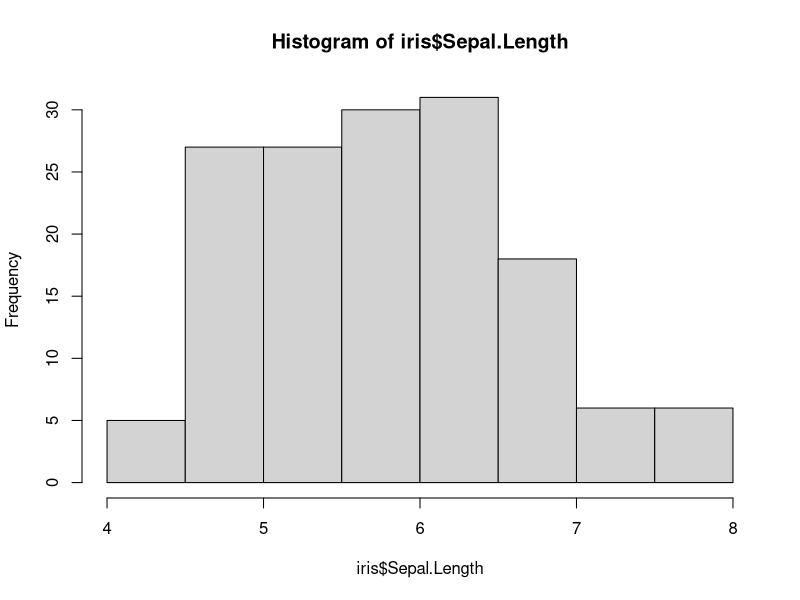
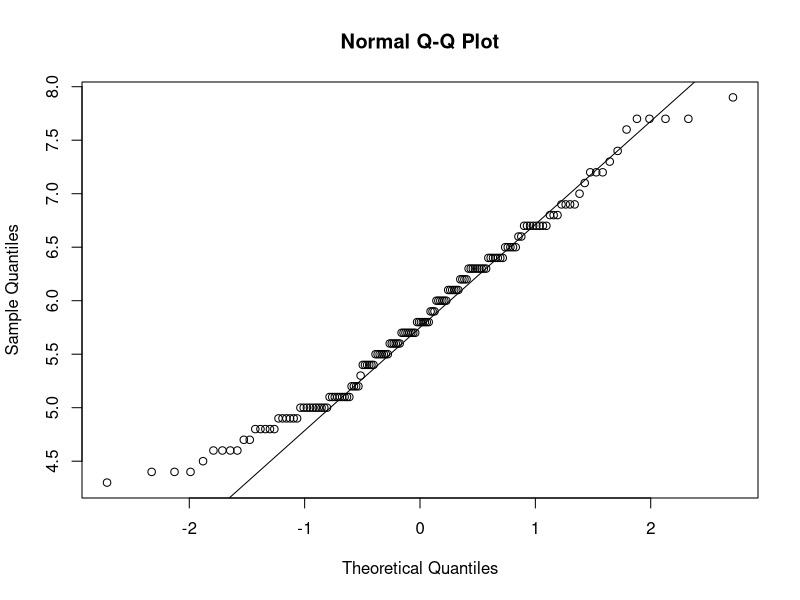
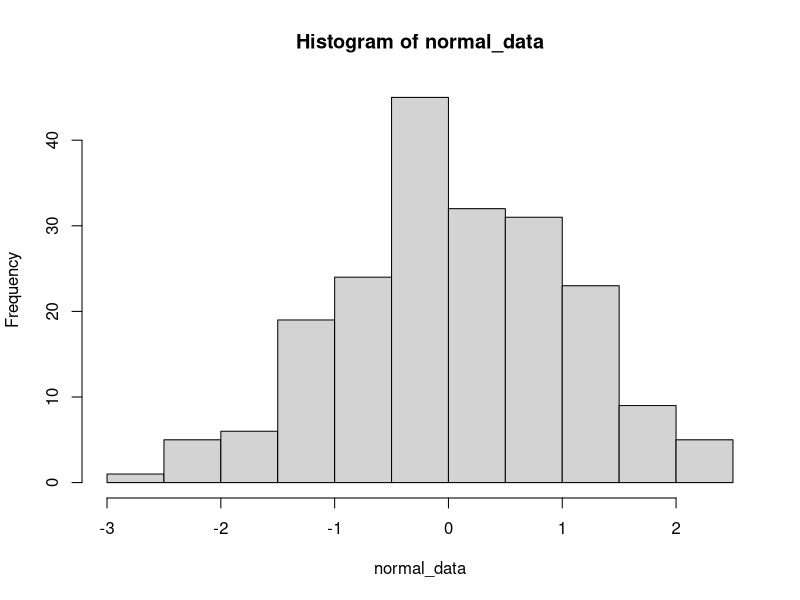
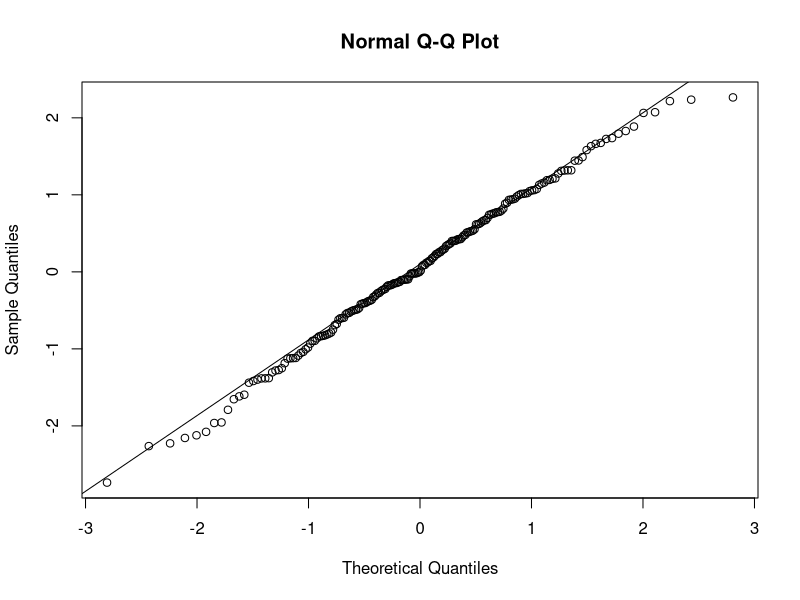

These charts were generated, in order, by the following R code:
#DESCRIPTIVE STATISTICS



#descriptive statistics has two elements- central tendency & measures of dispersion 
data(iris)
View(iris)

#central tendency
mean(iris$Petal.Length)
median(iris$Petal.Length)

#measures of dispersion
range(iris$Petal.Length) #range= Max-Min.
IQR(iris$Petal.Length) #inter-quartile range=3rd Quartile-1st Quartile
sd(iris$Petal.Length) #standard deviation
var(iris$Petal.Length) #variance

#summary command under base R package
summary(iris$Petal.Length) #Mean,Median,1stQuartile,3rdQuartile,Max.,Min.

#normality of data
hist(iris$Sepal.Length)
qqnorm(iris$Sepal.Length) #quantile-quantile plot
qqline(iris$Sepal.Length) #quantile-quantile plot with line
ks.test(iris$Sepal.Length,'pnorm') #kolmogorov-smirnov test #test is used to decide if a sample comes from a population with a specific distribution #stats package
shapiro.test(iris$Sepal.Length) #Shapiro-Wilk normality test #stats package

#example
rnorm(200) #command to create a random sample of 200 observations from a normally distributed data 
normal_data<-rnorm(200)
hist(normal_data)
qqnorm(normal_data)
qqline(normal_data)
ks.test(normal_data,'pnorm')
shapiro.test(normal_data)

#special 'tseries' package for checking normality
install.packages("tseries")
library(tseries)
jarque.bera.test(iris$Sepal.Length) #jarque-bera test #testing for normality through checking the skewness and kurtosis
adf.test(iris$Sepal.Length) #augmented dickey-fuller test #testing for normality
#special 'nortest' package for checking normality
install.packages("nortest")
library(nortest)
ad.test(iris$Sepal.Length) #anderson-darling test #testing for normality

#correlation
cor(iris$Sepal.Length,iris$Sepal.Width,use="everything",method="pearson")
cor(iris$Sepal.Length,iris$Petal.Length,method="pearson")
